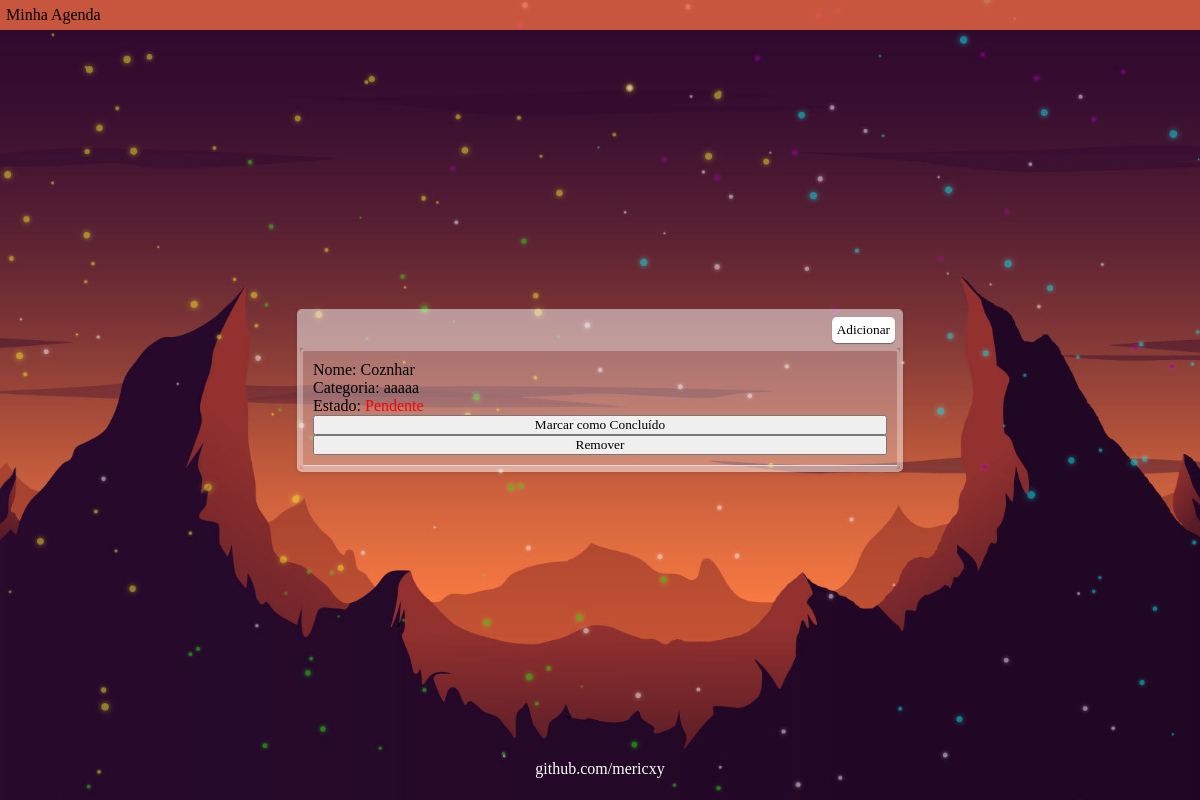
Before: / with the older database file.
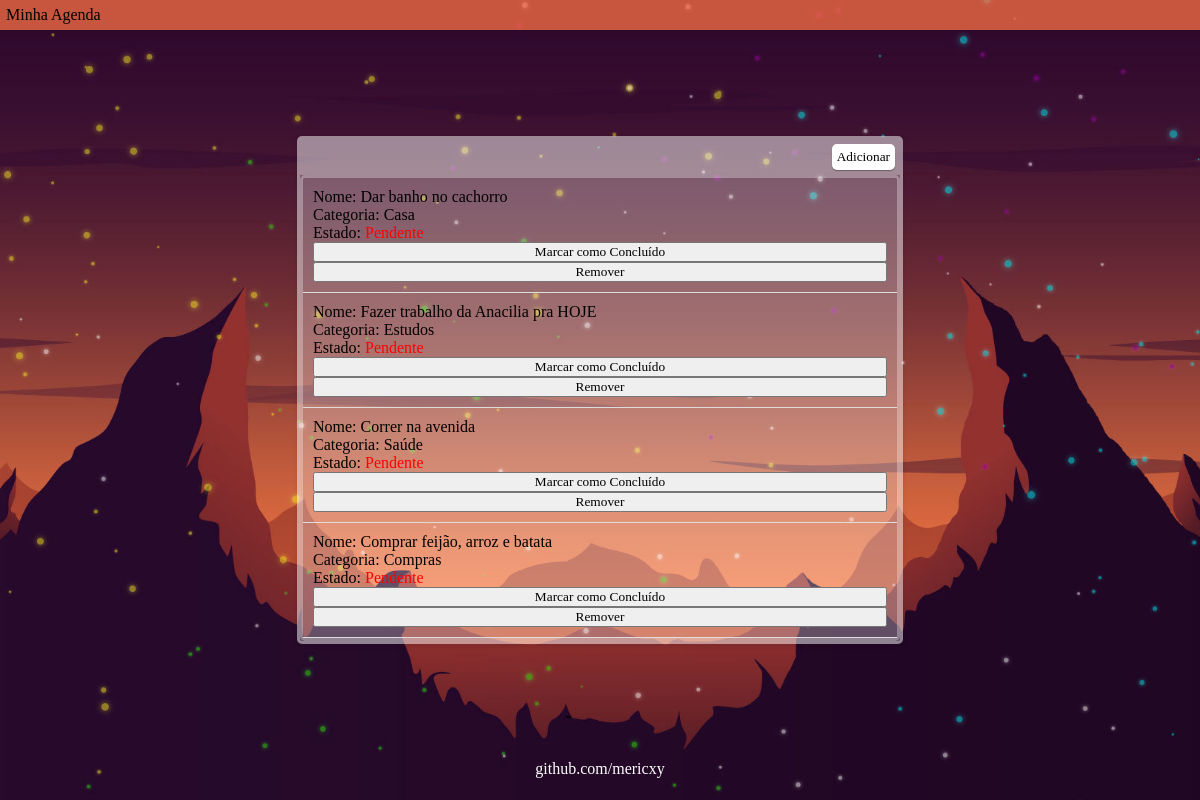
After: the same page with the newer database file.
### core/models.py (models this page shows, shortened)
class Tarefa(models.Model):
    nome = models.CharField(max_length=100)
    categoria = models.CharField(max_length=100)
    estado = models.BooleanField(default=False)

### core/views.py (the view)
# urls.py: path('', views.index, name='index'),
def index(request):
    tarefas = Tarefa.objects.all()
    return render(request, 'index.html', {'tarefas': tarefas})

### templates/index.html (shortened to what this page needs)
{% load static %}
<!DOCTYPE html>
<html lang="en">
<head>
    <link rel="stylesheet" href="{% static 'css/style.css' %}">
</head>
<body>
    <header class="header">
        <p class="titulo">Minha Agenda</p>
    </header>
    <main class="content">
        <div class="centralize">
            <div class="mainBox">
                <div class="boxHeader">
                    <button onclick="document.getElementById('addTaskForm').style.display='block'">Adicionar</button>
                </div>
                <ul class="taskBox">
                    {% for tarefa in tarefas %}
                        <li>
                            <p>
                                Nome: {{ tarefa.nome }}<br>
                                Categoria: {{ tarefa.categoria }}<br>
                                Estado: <span style="color: {% if tarefa.estado %}darkgreen{% else %}red{% endif %};">
                                    {% if tarefa.estado %}Concluido{% else %}Pendente{% endif %}
                                </span>
                            </p>
                            <button onclick="toggleTaskStatus('{{ tarefa.id }}')">
                                {% if tarefa.estado %}Marcar como Pendente{% else %}Marcar como Concluído{% endif %}
                            </button>
                            <button onclick="deleteTask('{{ tarefa.id }}')">Remover</button>
                        </li>
                    {% endfor %}
                </ul>
            </div>
        </div>
    </main>
    <footer class="footer">
        <p>github.com/mericxy</p>
    </footer>
</body>
</html>

### core/static/css/style.css (style rules this page uses)
* { padding: 0; margin: 0; font-family: Playfair Display, serif; font-weight: 500; }
html, body { height: 100%; }
body { background-image: url('../images/background.jpg'); background-size: cover; background-position: center; background-repeat: no-repeat; background-attachment: fixed; }
.header { width: 100%; background-color: rgba(253, 112, 68, 0.75); height: 30px; position: fixed; box-shadow: 0 2px 4px rgba(0,0,0,0.1); }
.titulo { padding: 6px; background: transparent; font-size: 16px; }
.content { min-height: calc(100vh - 50px); display: flex; justify-content: center; align-items: center; }
.centralize { margin-top: 50px; margin-bottom: 20px; display: flex; justify-content: center; align-items: center; }
.mainBox { max-width: 600px; background-color: rgba(255, 255, 255, 0.29); padding: 0px; border: 3px solid rgba(255, 255, 255, 0.29); border-radius: 5px; margin: 0 10%; box-shadow: 0 2px 4px rgba(0, 0, 0, 0.1); }
.boxHeader { min-width: 600px; background-color: rgba(255, 255, 255, 0.29); display: flex; justify-content: end; }
.boxHeader button { margin: 5px; background-color: white; border: none; border-radius: 5px; padding: 5px; box-shadow: 0px 1px 1px 0px rgba(67, 65, 65, 0.614); }
.taskBox { display: flex; flex-direction: column; border: 3px rgba(255, 255, 255, 0.29) solid; border-radius: 5px; min-width: 100px; max-width: 600px; padding: 0; list-style-type: none; }
.taskBox li { display: flex; flex-direction: column; border-bottom: 1px solid #ddd; padding: 10px; }
.footer { margin-top: 10px; height: 40px; background-color: transparent; display: flex; justify-content: center; }
.footer p { background: transparent; color: white; }

Changed rows visible on the page:
removed Tarefa: nome "Coznhar", categoria "aaaaa", estado "Pendente"
added Tarefa: nome "Dar banho no cachorro", categoria "Casa", estado "Pendente"
added Tarefa: nome "Fazer trabalho da Anacilia pra HOJE", categoria "Estudos", estado "Pendente"
added Tarefa: nome "Correr na avenida", categoria "Saúde", estado "Pendente"
added Tarefa: nome "Comprar feijão, arroz e batata", categoria "Compras", estado "Pendente"
